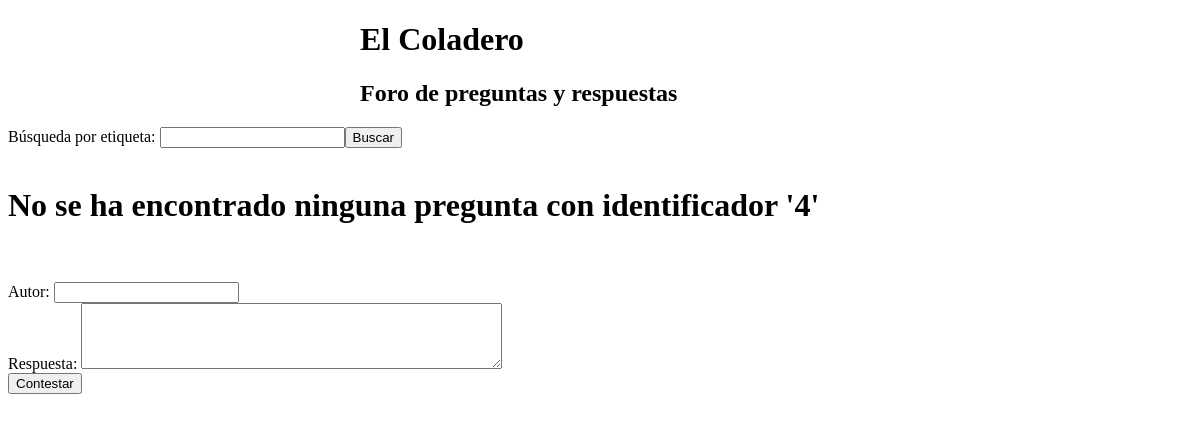
The page /show_question?id=4 on the database as committed earlier.
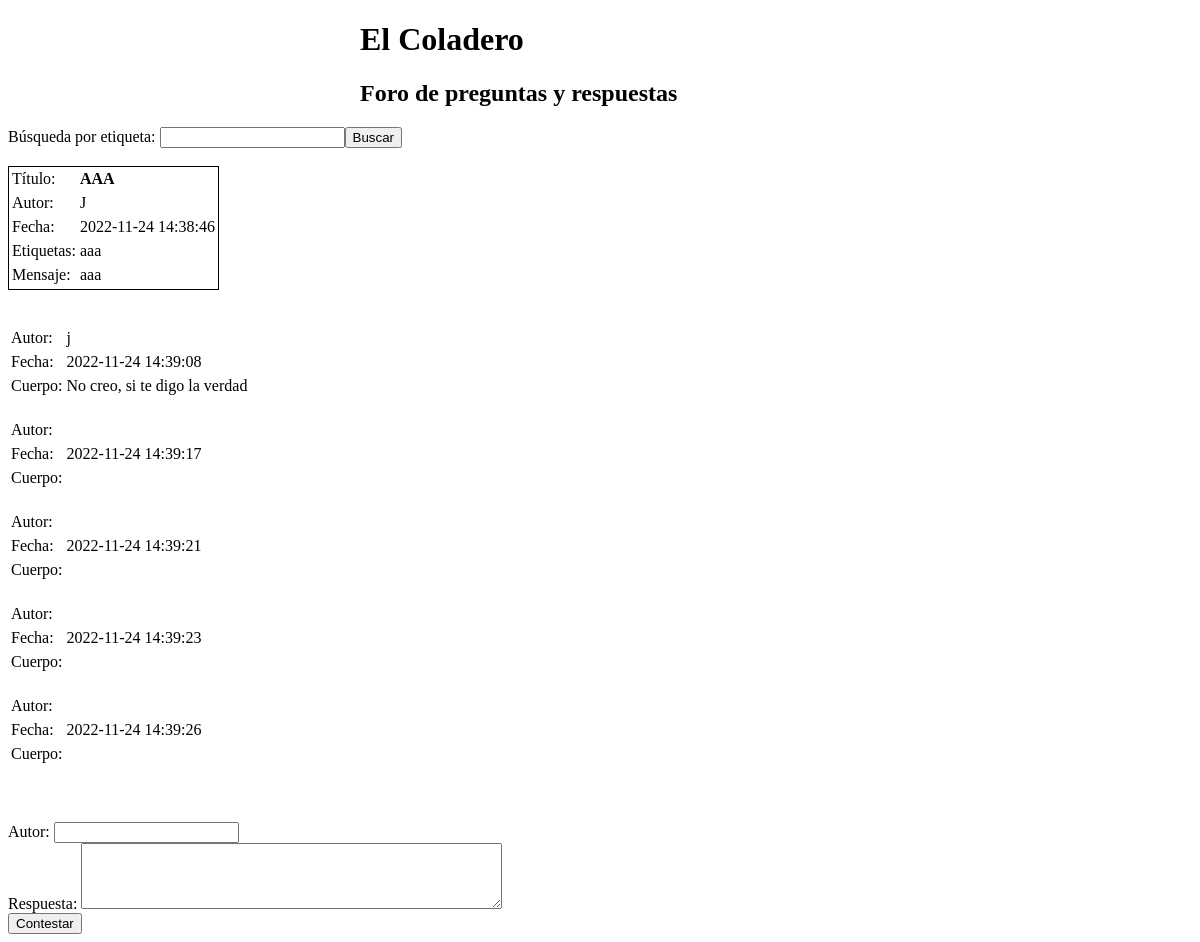
The same page on the database as committed later.
### tables this page shows
CREATE TABLE Questions (
  id INTEGER PRIMARY KEY, 
  author VARCHAR(50), 
  title VARCHAR(200), 
  body TEXT, 
  time datetime, 
  tags VARCHAR(200)
);

CREATE TABLE Replies (
	id INTEGER PRIMARY KEY,
	author VARCHAR(50),
	body TEXT,
	time DATETIME,
	question_id INTEGER,
	
	FOREIGN KEY (question_id) REFERENCES Questions(id)
);

### coladero.py (the view)
@app.route('/show_question', methods=['GET'])
def show_question():
    ident = request.args.get('id')
    conn = sqlite3.connect(DBPATH)
    cur = conn.cursor()
    qbody1 = """SELECT author,title,time,tags,body
                FROM Questions
                WHERE id=:ident"""
    qbody2 = """SELECT author,time,body
                FROM Replies
                WHERE question_id=:ident"""
    params = {'ident': ident}
    cur.execute(qbody1, params)
    question = cur.fetchone()
    cur.execute(qbody2, params)
    replies = list(cur.fetchall())
    conn.close()
    return render_template("message_detail.html", q=question, replies=replies, ident=ident)

### templates/message_detail.html (shortened to what this page needs)
<!DOCTYPE html>
<html>
	<head>
	</head>
	<body>
		<header class="title"><h1>El Coladero</h1></header>
		<header class="title"><h2>Foro de preguntas y respuestas</h2></header>
    <form action="search_question">
		Búsqueda por etiqueta: <input type="search" name="tag"><input type="submit" value="Buscar">
		</form>
		<br/>
		{% if q is none %}
          <h1>No se ha encontrado ninguna pregunta con identificador '{{ident}}'</h1>
		{% else %}
		  <table class="question">
			  <tr>
		      <td>Título:</td>
		      <td class="title">{{q[1]}}</td>
		    <tr>
		    <tr>
		      <td>Autor:</td>
		      <td>{{q[0]}}</td>
		    <tr>
		    <tr>
		      <td>Fecha:</td>
		      <td>{{q[2]}}</td>
		    <tr>
		    <tr>
		      <td>Etiquetas:</td>
		      <td>{{q[3]}}</td>
		    <tr>
		    <tr>
		      <td>Mensaje:</td>
		      <td>{{q[4]}}</td>
		  </table>
		  <br/><br/>
		  {% for r in replies %}
		  <table class="reply">
		    <tr>
		      <td>Autor:</td>
		      <td>{{r[0]|safe}}</td>
		    <tr>
		    <tr>
		      <td>Fecha:</td>
		      <td>{{r[1]|safe}}</td>
		    <tr>
		    <tr>
		      <td>Cuerpo:</td>
		      <td>{{r[2]|safe}}</td>
		  </table>
		  <br/>
		  {% endfor %}
	    {% endif %}
		<br/><br/>
		<form class="contestar" action="insert_reply" method="POST">
			<label for="author">Autor:</label>
	        <input type="text" name="author"><br/>
			<label for="body">Respuesta:</label>
	        <textarea rows="4" cols="50" name="body"></textarea><br/>
	        <input type="submit" value="Contestar">
		</form>
	</body>
</html>

### templates/message_detail.html (style rules this page uses)
header.title { margin-left: auto; margin-right: auto; width: 30em; }
table.question { border: solid 1px; position: relative; }
td.title { font-weight: bold; }

Rows that differ between the two databases and show on the page:
added Questions: title "AAA", author "J", time "2022-11-24 14:38:46", tags "aaa", body "aaa"
added Replies: author "j", time "2022-11-24 14:39:08", body "No creo, si te digo la verdad"
added Replies: time "2022-11-24 14:39:17"
added Replies: time "2022-11-24 14:39:21"
added Replies: time "2022-11-24 14:39:23"
added Replies: time "2022-11-24 14:39:26"
Other text that changed with them:
{{ ident }}: "4" → (not shown)
text no longer shown: "No se ha encontrado ninguna pregunta con identificador ' '"
text now shown: "Título: Autor: Fecha: Etiquetas: Mensaje:"
